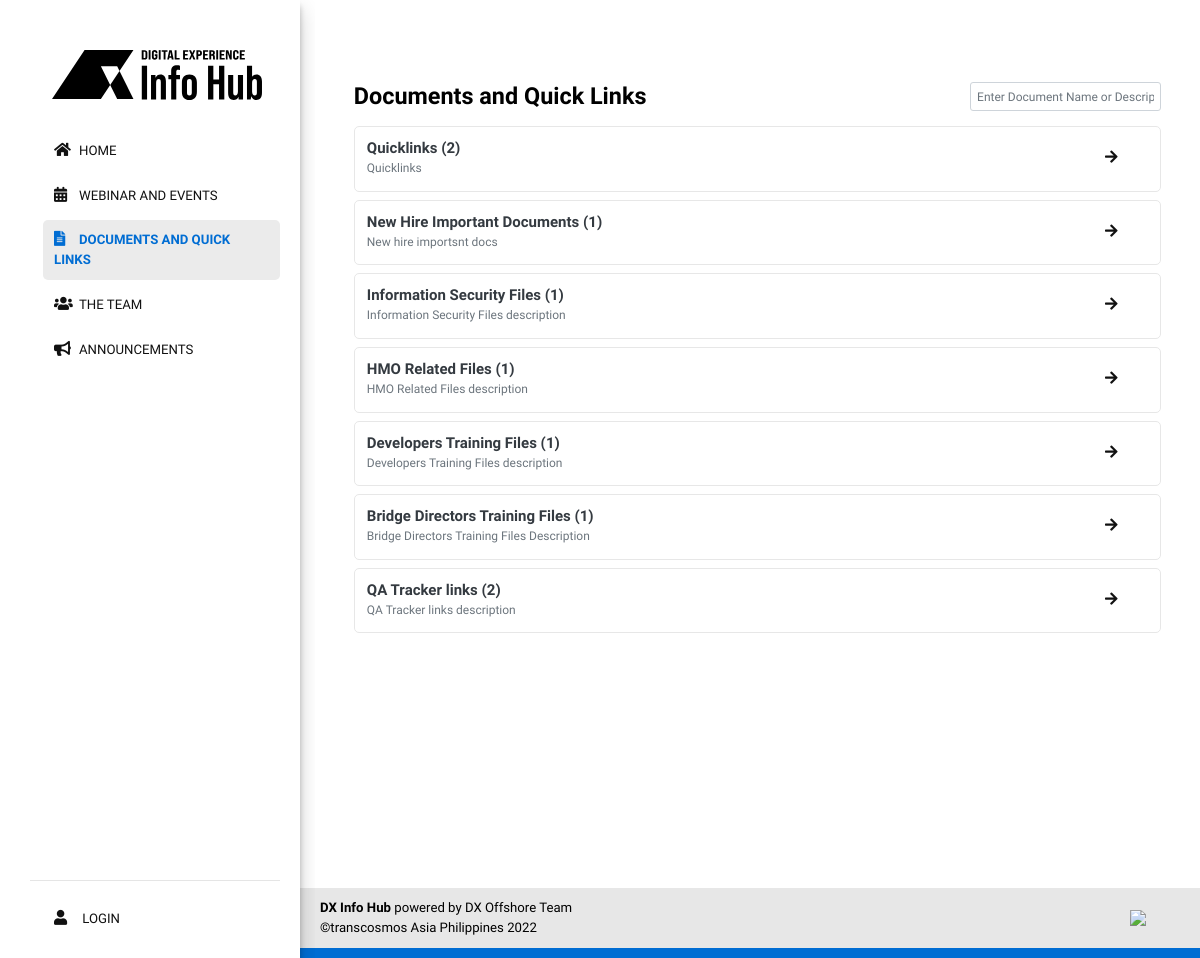
/pages/documents/o-index.php, run on the app's committed database.
### tables this page shows
CREATE TABLE `documents` (
  `id` int(255) UNSIGNED NOT NULL,
  `user_id` int(255) NOT NULL DEFAULT 0,
  `document_name` varchar(255) NOT NULL DEFAULT '',
  `document_description` varchar(255) NOT NULL DEFAULT '',
  `date_created` varchar(255) NOT NULL DEFAULT '',
  `date_edited` varchar(255) NOT NULL DEFAULT '',
  `document_status` int(1) NOT NULL DEFAULT 0,
  `temp_del` int(1) NOT NULL DEFAULT 0,
  `timestamp` timestamp NOT NULL DEFAULT current_timestamp() ON UPDATE current_timestamp()
);

### pages/documents/o-index.php (the view, shortened to what this page needs)
<?php
require($_SERVER['DOCUMENT_ROOT'].'/includes/config.php');
?>
<!DOCTYPE html>
<html lang="en">
    <head>
        <link href="/assets/css/documents.css" rel="stylesheet" />
        <?php require($_SERVER['DOCUMENT_ROOT'].'/includes/common/links.php');  ?>
    </head>
    <body id="documents">
        <div class="container">
            <div class="col-3 col-s-3 menu">
                <?php require($_SERVER['DOCUMENT_ROOT'].'/includes/common/parent-sidebar.php');  ?>
            </div>
            <section class="main-area col-s-9 d-column mb-4 ml-5">
                <div class="announcement mb-4">
                    <div class="row">
                        <div class="col-lg-9">
                            <h2 class="mb-3">
                                Documents and Quick Links
                            </h2>
                        </div>
                        <div class="col-lg-3">
                            <input type="text" id="myInput" onkeyup="myFunction()" placeholder="Enter Document Name or Description" class="form-control mr-2 px-2">
                        </div>
                    </div>
                    <div class="announcement-row">
                        <ul class="list-inline mb-4" id="myUL">
                            <?php
                                $sql = $pdo->prepare("SELECT * FROM documents WHERE `document_status` = 0 ORDER BY id ASC");
                                $sql->execute();
                                while($data = $sql->fetch(PDO::FETCH_ASSOC)) {
                                $count =  $pdo->prepare("SELECT * FROM `files` WHERE `document_id` = ".$data['id']);
                                $count->execute();
                                $total_data_count = $count->rowCount();
                                echo "<a href='/document-files/".$data["id"]."'>";
                                    echo '<li class="list-dl-item p-3 moving-left">';
                                        echo '<i class="fa fa-arrow-right" style="padding: 11px 30px;" id="fa" aria-hidden="true"></i>';
                                        echo '<h5 class="font-weight-bold text-dark m-0">'.$data["document_name"];
                                        echo ' ('. $total_data_count .') </h5>';
                                        echo '<span class="text-secondary" style="font-size:1rem;">'.$data["document_description"] .'</span>';
                                    echo '</li>';
                                echo  "</a>";
                                }
                            ?>
                        </ul>
                    </div>
                </div>
            </section>
            </div>
        <?php require($_SERVER['DOCUMENT_ROOT'].'/includes/common/parent-footer.php');  ?>
    </body>
</html>

### assets/css/documents.css (style rules this page uses)
section.main-area.col-s-9.d-column.mb-4 { margin: 70px -40px 0; min-height: 100vh; }
li.list-dl-item { float: left; width: 100%; font-size: 1.2rem; padding: 8px; border-radius: 5px; border: solid 1px var(--gray); margin: 4px 0; color: #111; }
ul.list-inline.mb-4 { overflow: hidden; }

### assets/css/common.css (style rules this page uses)
html { font-size: 12px; }
.announcement { margin-bottom: 1rem; padding: 1rem; background-color: #fff; border-radius: .25rem; }

### assets/css/style.css (style rules this page uses)
:root { --blue: #006DD3; --gray: #E7E7E7; --dark-gray: #606060; --white: #fff; --black: #121212; }
body p, a { font-size: 1.1rem; }
@media (min-width: 1200px) { .container { max-width: 1300px !important; } }
@media (min-width: 1200px) { .h1, .h2, .h3, .h4, .h5, .h6, h1, h2, h3, h4, h5, h6 { font-weight: bold !important; text-transform: none; } }
@media (min-width: 1200px) { body { font-family: 'Inter Tight', sans-serif; color: var(--black); height: 100%; font-size: 1rem; } }
@media (min-width: 1200px) { * { box-sizing: border-box; } }
@media (min-width: 1200px) { .container { margin: 0 auto; width: 90%; } }
@media (min-width: 1200px) { .container::after { content: ""; clear: both; display: table; } }
@media (min-width: 1200px) { [class*="col-"] { float: left; } }
@media (min-width: 1200px) { h2 { font-size: 1.5rem; font-weight: 600; } }
@media (min-width: 1200px) { i.fa.fa-arrow-right { float: right; padding: 5px 10px; } }
@media (min-width: 1200px) { i#fa { float: right; padding: 3px 34px; } }
@media (min-width: 1200px) { .col-3.col-s-3.menu { position: relative; padding: 45px 20px 7px 30px; box-shadow: 0 10px 20px rgba(0,0,0,.19),0 6px 6px rgba(0,0,0,.23); clip-path: inset(0px -15px 0px 0px); min-height: 100%; height: 100vh; left: 0; position: fixed; background-color: var(--white); } }
@media (min-width: 1200px) { .main-area h2 { font-size: 1.95rem; font-weight: 100; margin: 0; color: #000; } }
@media (min-width: 1200px) { .announcement li { padding: 5px 0; } }
@media (min-width: 1200px) { .announcement ul { list-style-type:none; padding-left: 0; transition: 0.2s; } }
@media (min-width: 1200px) { .moving-left .fa { transition: transform 0.3s ease; transform: translateX(0px); } }
[class*="col-"] { width: 100%; }
@media only screen and (min-width: 600px) { .col-s-3 { width: 22%; } }
@media only screen and (min-width: 600px) { .col-s-9 { width: 75%; } }
@media only screen and (min-width: 600px) { .main-area { width: 78%; } }
@media only screen and (min-width: 768px) { .col-3 { width: 25%; } }
@media only screen and (min-width: 768px) { .main-area { overflow: hidden;max-width: 78%; } }
@media only screen and (min-width: 768px) { .main-area { float: right; margin-top: 45px; } }

### data on the page
documents: document_name "Quicklinks", total_data_count "2", document_description "Quicklinks"
documents: document_name "New Hire Important Documents", total_data_count "1", document_description "New hire importsnt docs"
documents: document_name "Information Security Files", total_data_count "1", document_description "Information Security Files description"
documents: document_name "HMO Related Files", total_data_count "1", document_description "HMO Related Files description"
documents: document_name "Developers Training Files", total_data_count "1", document_description "Developers Training Files description"
documents: document_name "Bridge Directors Training Files", total_data_count "1", document_description "Bridge Directors Training Files Description"
documents: document_name "QA Tracker links", total_data_count "2", document_description "QA Tracker links description"
